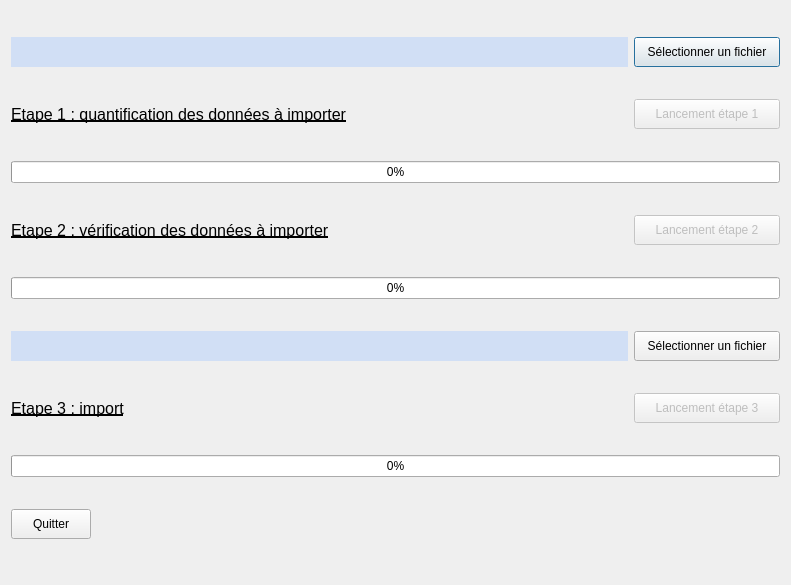
<?xml version="1.0" encoding="UTF-8"?>
<ui version="4.0">
 <class>import_observation_form</class>
 <widget class="QDialog" name="import_observation_form">
  <property name="geometry">
   <rect>
    <x>0</x>
    <y>0</y>
    <width>791</width>
    <height>585</height>
   </rect>
  </property>
  <property name="sizePolicy">
   <sizepolicy hsizetype="Fixed" vsizetype="Fixed">
    <horstretch>0</horstretch>
    <verstretch>0</verstretch>
   </sizepolicy>
  </property>
  <property name="minimumSize">
   <size>
    <width>791</width>
    <height>585</height>
   </size>
  </property>
  <property name="maximumSize">
   <size>
    <width>791</width>
    <height>585</height>
   </size>
  </property>
  <property name="windowTitle">
   <string>Geolimi - Import d'observations</string>
  </property>
  <layout class="QVBoxLayout" name="verticalLayout">
   <item>
    <layout class="QHBoxLayout" name="horizontalLayout_4">
     <item>
      <widget class="QLabel" name="lbl_url_fichier">
       <property name="maximumSize">
        <size>
         <width>16777215</width>
         <height>30</height>
        </size>
       </property>
       <property name="styleSheet">
        <string notr="true">background-color: rgb(209, 223, 245);</string>
       </property>
       <property name="text">
        <string/>
       </property>
      </widget>
     </item>
     <item>
      <widget class="QPushButton" name="btnSelectionFichier">
       <property name="minimumSize">
        <size>
         <width>146</width>
         <height>30</height>
        </size>
       </property>
       <property name="maximumSize">
        <size>
         <width>146</width>
         <height>16777215</height>
        </size>
       </property>
       <property name="toolTip">
        <string>Sélectionner le fichier à insérer</string>
       </property>
       <property name="text">
        <string>Sélectionner un fichier</string>
       </property>
      </widget>
     </item>
    </layout>
   </item>
   <item>
    <layout class="QHBoxLayout" name="horizontalLayout">
     <item>
      <widget class="QLabel" name="label_15">
       <property name="font">
        <font>
         <pointsize>12</pointsize>
         <weight>50</weight>
         <bold>false</bold>
         <underline>true</underline>
        </font>
       </property>
       <property name="layoutDirection">
        <enum>Qt::LeftToRight</enum>
       </property>
       <property name="text">
        <string>Etape 1 : quantification des données à importer</string>
       </property>
       <property name="alignment">
        <set>Qt::AlignLeading|Qt::AlignLeft|Qt::AlignVCenter</set>
       </property>
      </widget>
     </item>
     <item>
      <widget class="QPushButton" name="btnLancementEtape1">
       <property name="enabled">
        <bool>false</bool>
       </property>
       <property name="sizePolicy">
        <sizepolicy hsizetype="Expanding" vsizetype="Fixed">
         <horstretch>0</horstretch>
         <verstretch>0</verstretch>
        </sizepolicy>
       </property>
       <property name="minimumSize">
        <size>
         <width>146</width>
         <height>30</height>
        </size>
       </property>
       <property name="maximumSize">
        <size>
         <width>146</width>
         <height>16777215</height>
        </size>
       </property>
       <property name="toolTip">
        <string>Parcourir le contenu du fichier</string>
       </property>
       <property name="text">
        <string>Lancement étape 1</string>
       </property>
       <property name="icon">
        <iconset resource="resourcesGeolimi.qrc">
         <normaloff>:/plugins/geolimi/icons/import.png</normaloff>:/plugins/geolimi/icons/import.png</iconset>
       </property>
      </widget>
     </item>
    </layout>
   </item>
   <item>
    <widget class="QProgressBar" name="pbEtape1">
     <property name="value">
      <number>0</number>
     </property>
    </widget>
   </item>
   <item>
    <layout class="QHBoxLayout" name="horizontalLayout_2">
     <item>
      <widget class="QLabel" name="label_21">
       <property name="font">
        <font>
         <pointsize>12</pointsize>
         <weight>50</weight>
         <bold>false</bold>
         <underline>true</underline>
        </font>
       </property>
       <property name="layoutDirection">
        <enum>Qt::LeftToRight</enum>
       </property>
       <property name="text">
        <string>Etape 2 : vérification des données à importer</string>
       </property>
       <property name="alignment">
        <set>Qt::AlignLeading|Qt::AlignLeft|Qt::AlignVCenter</set>
       </property>
      </widget>
     </item>
     <item>
      <widget class="QPushButton" name="btnLancementEtape2">
       <property name="enabled">
        <bool>false</bool>
       </property>
       <property name="sizePolicy">
        <sizepolicy hsizetype="Fixed" vsizetype="Fixed">
         <horstretch>0</horstretch>
         <verstretch>0</verstretch>
        </sizepolicy>
       </property>
       <property name="minimumSize">
        <size>
         <width>146</width>
         <height>30</height>
        </size>
       </property>
       <property name="maximumSize">
        <size>
         <width>146</width>
         <height>16777215</height>
        </size>
       </property>
       <property name="toolTip">
        <string>Vérifier les données du fichier</string>
       </property>
       <property name="text">
        <string>Lancement étape 2</string>
       </property>
       <property name="icon">
        <iconset resource="resourcesGeolimi.qrc">
         <normaloff>:/plugins/geolimi/icons/import.png</normaloff>:/plugins/geolimi/icons/import.png</iconset>
       </property>
      </widget>
     </item>
    </layout>
   </item>
   <item>
    <widget class="QProgressBar" name="pbEtape2">
     <property name="value">
      <number>0</number>
     </property>
    </widget>
   </item>
   <item>
    <layout class="QHBoxLayout" name="horizontalLayout_5">
     <item>
      <widget class="QLabel" name="lbl_url_goeland">
       <property name="maximumSize">
        <size>
         <width>16777215</width>
         <height>30</height>
        </size>
       </property>
       <property name="styleSheet">
        <string notr="true">background-color: rgb(209, 223, 245);</string>
       </property>
       <property name="text">
        <string/>
       </property>
      </widget>
     </item>
     <item>
      <widget class="QPushButton" name="btnSelectionGoel">
       <property name="minimumSize">
        <size>
         <width>146</width>
         <height>30</height>
        </size>
       </property>
       <property name="maximumSize">
        <size>
         <width>146</width>
         <height>16777215</height>
        </size>
       </property>
       <property name="toolTip">
        <string>Sélectionner le fichier à insérer</string>
       </property>
       <property name="text">
        <string>Sélectionner un fichier</string>
       </property>
      </widget>
     </item>
    </layout>
   </item>
   <item>
    <layout class="QHBoxLayout" name="horizontalLayout_3">
     <item>
      <widget class="QLabel" name="label_27">
       <property name="font">
        <font>
         <pointsize>12</pointsize>
         <weight>50</weight>
         <bold>false</bold>
         <underline>true</underline>
        </font>
       </property>
       <property name="layoutDirection">
        <enum>Qt::LeftToRight</enum>
       </property>
       <property name="text">
        <string>Etape 3 : import</string>
       </property>
       <property name="alignment">
        <set>Qt::AlignLeading|Qt::AlignLeft|Qt::AlignVCenter</set>
       </property>
      </widget>
     </item>
     <item>
      <widget class="QPushButton" name="btnLancementEtape3">
       <property name="enabled">
        <bool>false</bool>
       </property>
       <property name="sizePolicy">
        <sizepolicy hsizetype="Fixed" vsizetype="Fixed">
         <horstretch>0</horstretch>
         <verstretch>0</verstretch>
        </sizepolicy>
       </property>
       <property name="minimumSize">
        <size>
         <width>146</width>
         <height>30</height>
        </size>
       </property>
       <property name="maximumSize">
        <size>
         <width>146</width>
         <height>16777215</height>
        </size>
       </property>
       <property name="toolTip">
        <string>Insertion des données dans la base</string>
       </property>
       <property name="text">
        <string>Lancement étape 3</string>
       </property>
       <property name="icon">
        <iconset resource="resourcesGeolimi.qrc">
         <normaloff>:/plugins/geolimi/icons/import.png</normaloff>:/plugins/geolimi/icons/import.png</iconset>
       </property>
      </widget>
     </item>
    </layout>
   </item>
   <item>
    <widget class="QProgressBar" name="pbEtape3">
     <property name="value">
      <number>0</number>
     </property>
    </widget>
   </item>
   <item>
    <widget class="QPushButton" name="btnQuitter">
     <property name="sizePolicy">
      <sizepolicy hsizetype="Fixed" vsizetype="Fixed">
       <horstretch>0</horstretch>
       <verstretch>0</verstretch>
      </sizepolicy>
     </property>
     <property name="minimumSize">
      <size>
       <width>75</width>
       <height>30</height>
      </size>
     </property>
     <property name="text">
      <string>Quitter</string>
     </property>
     <property name="icon">
      <iconset resource="resourcesGeolimi.qrc">
       <normaloff>:/plugins/geolimi/icons/quit.png</normaloff>:/plugins/geolimi/icons/quit.png</iconset>
     </property>
    </widget>
   </item>
  </layout>
 </widget>
 <resources>
  <include location="resourcesGeolimi.qrc"/>
 </resources>
 <connections/>
</ui>
